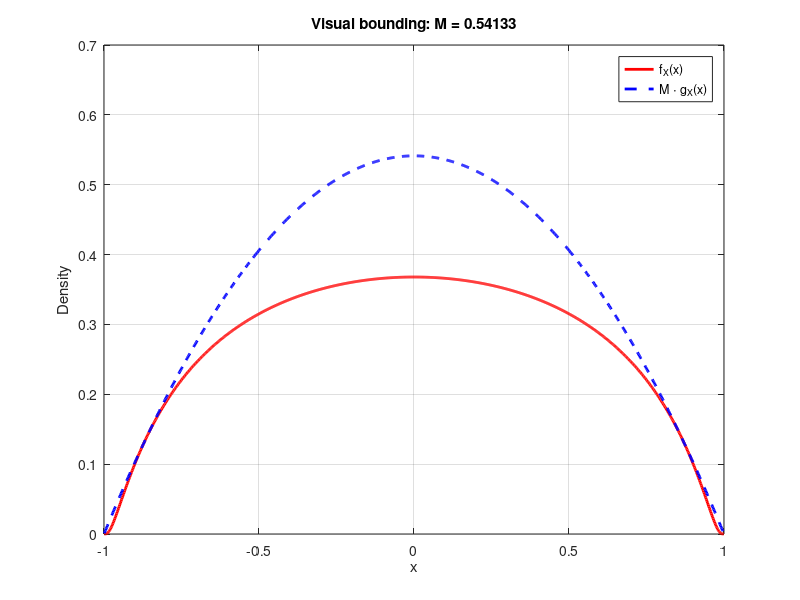

Write MATLAB code to recreate this figure.
x = linspace(-0.999, 0.999, 1000);  % Avoid division by zero at edges
f = @(x) exp(-1 ./ sqrt(1 - x.^2));
g = @(x) 1 - x.^2;

fx = f(x);
gx = g(x);
ratio = fx ./ gx;

% Find sup of f(x)/g(x)
M_ratio = max(ratio);

% Assume K and L are normalisation constants
% For the plot, set K = L = 1 (you can rescale later)
K = 1; L = 1;
M = (K/L) * M_ratio;

% Plotting
figure;
plot(x, fx, 'r-', 'LineWidth', 2); hold on;
plot(x, M * gx, 'b--', 'LineWidth', 2);
legend('f_X(x)', 'M \cdot g_X(x)');
title(['Visual bounding: M = ', num2str(M)]);
xlabel('x'); ylabel('Density');
grid on;

